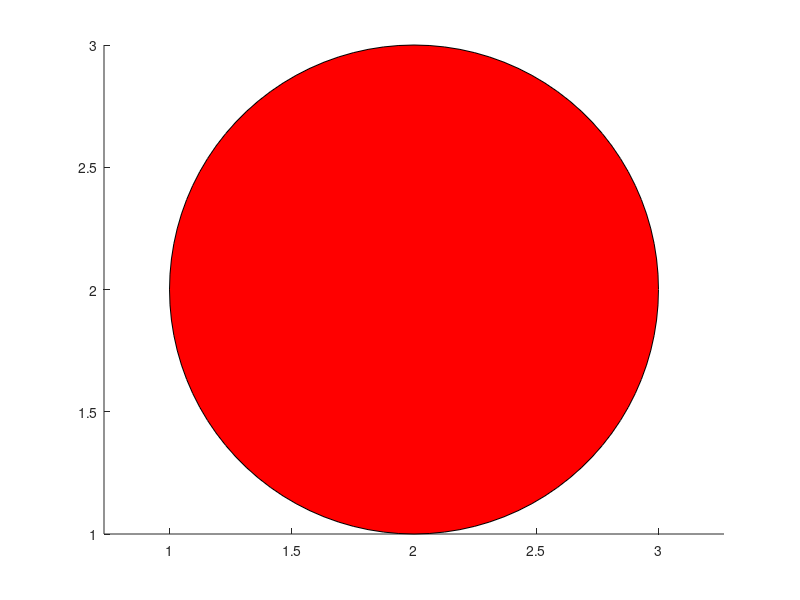

This figure's MATLAB source:
close all;
clear all;
clc;


x_center = 2;
y_center = 2;

radius = 1;

t=0:pi/50:2*pi;

x=radius*cos(t) + x_center;
y=radius*sin(t) + y_center;

patch(x,y,'red');
axis equal